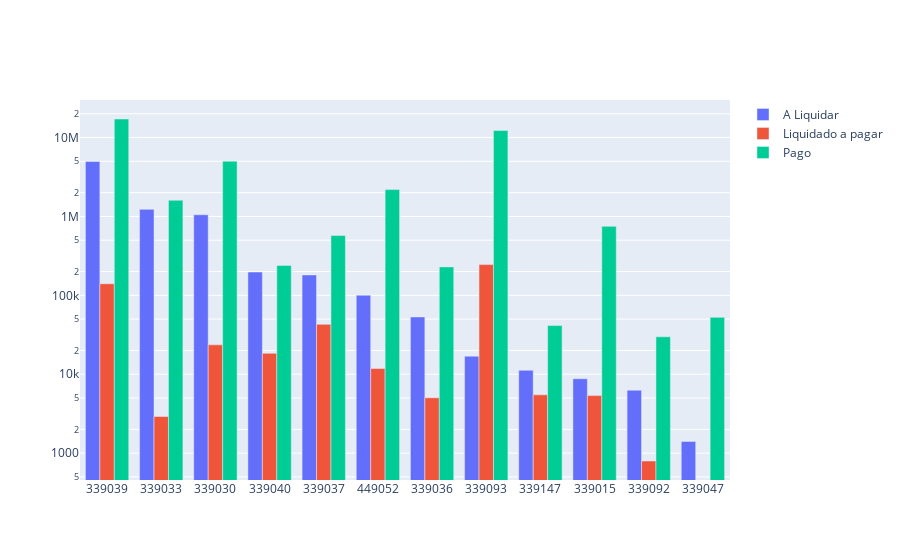

The notebook cell this image was saved under:
### Code cell
# Saldo a liquidar por ND
cols = ['ND', 'A_LIQUIDAR', 'LIQUIDADO_A_PAGAR', 'PAGO']

df_aux = df.loc[:, cols].groupby('ND').sum().sort_values(by= 'A_LIQUIDAR', ascending=False).reset_index()
df_aux = df_aux[df_aux['A_LIQUIDAR'] > 0]
# Criando o gráfico
fig = go.Figure()

# Adicionando as colunas y1, y2 e y3 no eixo y
fig.add_trace(go.Bar(x=df_aux['ND'], y=df_aux['A_LIQUIDAR'], name='A Liquidar'))
fig.add_trace(go.Bar(x=df_aux['ND'], y=df_aux['LIQUIDADO_A_PAGAR'], name='Liquidado a pagar'))
fig.add_trace(go.Bar(x=df_aux['ND'], y=df_aux['PAGO'], name='Pago'))

fig.update_traces(textposition = 'outside', cliponaxis = False, hovertemplate=None)
fig.update_layout(hovermode="x unified")
fig.update_yaxes(type="log")

fig.show()

### Figure 1 — Plotly figure (JSON) as saved in the notebook; plotly's stock layout.template omitted (floating-point values rounded to 4 significant figures)
{"data": [{"cliponaxis": false, "name": "A Liquidar", "textposition": "outside", "type": "bar", "x": ["339039", "339033", "339030", "339040", "339037", "449052", "339036", "339093", "339147", "339015", "339092", "339047"], "y": [4966000.0, 1229000.0, 1050000.0, 197300.0, 181400.0, 100400.0, 53220.0, 16950.0, 11220.0, 8775.0, 6276.0, 1408.0]}, {"cliponaxis": false, "name": "Liquidado a pagar", "textposition": "outside", "type": "bar", "x": ["339039", "339033", "339030", "339040", "339037", "449052", "339036", "339093", "339147", "339015", "339092", "339047"], "y": [140300.0, 2914.0, 23580.0, 18400.0, 42870.0, 11810.0, 5033.0, 245300.0, 5484.0, 5358.0, 794.9, 0]}, {"cliponaxis": false, "name": "Pago", "textposition": "outside", "type": "bar", "x": ["339039", "339033", "339030", "339040", "339037", "449052", "339036", "339093", "339147", "339015", "339092", "339047"], "y": [17180000.0, 1602000.0, 5008000.0, 239700.0, 572900.0, 2189000.0, 229500.0, 12290000.0, 41420.0, 748400.0, 29840.0, 52590.0]}], "layout": {"hovermode": "x unified", "yaxis": {"type": "log"}}}
